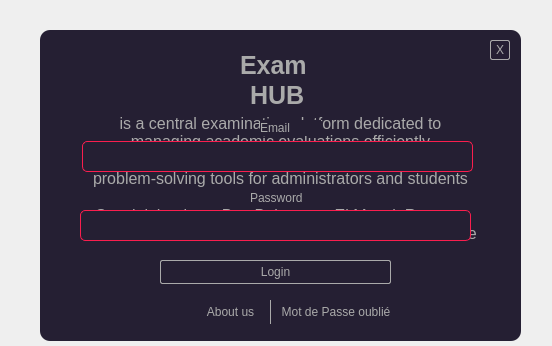
<?xml version="1.0" encoding="UTF-8"?>
<ui version="4.0">
 <class>Login</class>
 <widget class="QDialog" name="Login">
  <property name="geometry">
   <rect>
    <x>0</x>
    <y>0</y>
    <width>552</width>
    <height>346</height>
   </rect>
  </property>
  <property name="windowTitle">
   <string>Dialog</string>
  </property>
  <property name="styleSheet">
   <string notr="true">QFrame{
background-color:#251F33;
border-radius: 10px;
}
QPushButton{
background-color: #251F33;
}</string>
  </property>
  <widget class="QFrame" name="frame">
   <property name="geometry">
    <rect>
     <x>40</x>
     <y>30</y>
     <width>481</width>
     <height>311</height>
    </rect>
   </property>
   <property name="styleSheet">
    <string notr="true">QPushButton{
background-color: #251F33;
}
QLineEdit{
border: 1px solid #FA1E4E;
color: #aaaaaa;
border-radius:5px;
background-color:#251F33;
}

QLineEdit:hover{
color: #aaaaaa;
border: 1px solid #01FE01;
}
#pass_forgot{
color: #aaaaaa;
font-family: 'Special Gothic Condensed One', sans-serif;
border:none;
border-left: 1px solid #aaaaaa;
}
#pass_forgot:hover{
color:#bbbbbb;
}
#pushButton_2{
color: #aaaaaa;
font-family: 'Special Gothic Condensed One', sans-serif;
border:none;
}
#pushButton_2:hover{
color:#bbbbbb;
}
#pushButton_3{
color: #aaaaaa;
font-family: 'Special Gothic Condensed One', sans-serif;
border-radius:2px;
border:1px solid #aaaaaa;
}
#pushButton_3:hover{
color:#251f33;
border :1px solid #bbbbbb;
background-color: #aaaaaa;
}
#label{
color: #aaaaaa;
font-family: 'Special Gothic Condensed One', sans-serif;
}
#label_2{
color: #aaaaaa;
font-family: 'Special Gothic Condensed One', sans-serif;
}
#label_3{
font-family: 'Special Gothic Condensed One', sans-serif;
color:#aaaaaa;
font-size:25px;
font-weight:bold;
font-style:normal;
}
#textEdit{
font-family: 'Special Gothic Condensed One', sans-serif;
color:#aaaaaa;
font-style:normal;
}
#label_4{
font-family: 'Special Gothic Condensed One', sans-serif;
color:#aaaaaa;
font-size:25px;
font-weight:bold;
font-style:normal;
}
#label_5{
font-family: 'Special Gothic Condensed One', sans-serif;
color:#aaaaaa;
font-size:25px;
font-weight:bold;
font-style:normal;
}
#pushButton{
color: #aaaaaa;
font-family: 'Special Gothic Condensed One', sans-serif;
border-radius:2px;
border:1px solid #aaaaaa;
}
#pushButton:hover{
color:#ff1f33;
border :1px solid #ffbbbb;
background-color: #aaaaaa;
}</string>
   </property>
   <property name="frameShape">
    <enum>QFrame::Shape::StyledPanel</enum>
   </property>
   <property name="frameShadow">
    <enum>QFrame::Shadow::Raised</enum>
   </property>
   <widget class="QLineEdit" name="email_label">
    <property name="geometry">
     <rect>
      <x>42</x>
      <y>111</y>
      <width>391</width>
      <height>31</height>
     </rect>
    </property>
    <property name="styleSheet">
     <string notr="true"/>
    </property>
   </widget>
   <widget class="QLineEdit" name="pass_label">
    <property name="geometry">
     <rect>
      <x>40</x>
      <y>180</y>
      <width>391</width>
      <height>31</height>
     </rect>
    </property>
    <property name="styleSheet">
     <string notr="true"/>
    </property>
   </widget>
   <widget class="QPushButton" name="pass_forgot">
    <property name="geometry">
     <rect>
      <x>230</x>
      <y>270</y>
      <width>131</width>
      <height>24</height>
     </rect>
    </property>
    <property name="cursor">
     <cursorShape>PointingHandCursor</cursorShape>
    </property>
    <property name="text">
     <string>Mot de Passe oublié</string>
    </property>
   </widget>
   <widget class="QPushButton" name="pushButton_2">
    <property name="geometry">
     <rect>
      <x>160</x>
      <y>270</y>
      <width>61</width>
      <height>24</height>
     </rect>
    </property>
    <property name="cursor">
     <cursorShape>PointingHandCursor</cursorShape>
    </property>
    <property name="text">
     <string>About us</string>
    </property>
   </widget>
   <widget class="QPushButton" name="pushButton_3">
    <property name="geometry">
     <rect>
      <x>120</x>
      <y>230</y>
      <width>231</width>
      <height>24</height>
     </rect>
    </property>
    <property name="text">
     <string>Login</string>
    </property>
   </widget>
   <widget class="QLabel" name="label">
    <property name="geometry">
     <rect>
      <x>210</x>
      <y>160</y>
      <width>61</width>
      <height>16</height>
     </rect>
    </property>
    <property name="text">
     <string>Password</string>
    </property>
   </widget>
   <widget class="QLabel" name="label_2">
    <property name="geometry">
     <rect>
      <x>220</x>
      <y>90</y>
      <width>61</width>
      <height>16</height>
     </rect>
    </property>
    <property name="text">
     <string>Email</string>
    </property>
   </widget>
   <widget class="QLabel" name="label_3">
    <property name="geometry">
     <rect>
      <x>200</x>
      <y>20</y>
      <width>71</width>
      <height>31</height>
     </rect>
    </property>
    <property name="text">
     <string>Exam</string>
    </property>
   </widget>
   <widget class="QLabel" name="label_4">
    <property name="geometry">
     <rect>
      <x>210</x>
      <y>50</y>
      <width>71</width>
      <height>31</height>
     </rect>
    </property>
    <property name="text">
     <string>HUB</string>
    </property>
   </widget>
   <widget class="QPushButton" name="pushButton">
    <property name="geometry">
     <rect>
      <x>450</x>
      <y>10</y>
      <width>20</width>
      <height>20</height>
     </rect>
    </property>
    <property name="text">
     <string>X</string>
    </property>
   </widget>
   <widget class="QTextEdit" name="textEdit">
    <property name="geometry">
     <rect>
      <x>40</x>
      <y>80</y>
      <width>401</width>
      <height>181</height>
     </rect>
    </property>
    <property name="html">
     <string>&lt;!DOCTYPE HTML PUBLIC &quot;-//W3C//DTD HTML 4.0//EN&quot; &quot;http://www.w3.org/TR/REC-html40/strict.dtd&quot;&gt;
&lt;html&gt;&lt;head&gt;&lt;meta name=&quot;qrichtext&quot; content=&quot;1&quot; /&gt;&lt;meta charset=&quot;utf-8&quot; /&gt;&lt;style type=&quot;text/css&quot;&gt;
p, li { white-space: pre-wrap; }
hr { height: 1px; border-width: 0; }
li.unchecked::marker { content: &quot;\2610&quot;; }
li.checked::marker { content: &quot;\2612&quot;; }
&lt;/style&gt;&lt;/head&gt;&lt;body style=&quot; font-family:'Special Gothic Condensed One','sans-serif'; font-size:9pt; font-weight:400; font-style:normal;&quot;&gt;
&lt;p align=&quot;center&quot; style=&quot; margin-top:0px; margin-bottom:0px; margin-left:0px; margin-right:0px; -qt-block-indent:0; text-indent:0px;&quot;&gt;&lt;span style=&quot; font-size:12pt;&quot;&gt;is a central examination platform dedicated to managing academic evaluations efficiently&lt;/span&gt;&lt;/p&gt;
&lt;p align=&quot;center&quot; style=&quot; margin-top:0px; margin-bottom:0px; margin-left:0px; margin-right:0px; -qt-block-indent:0; text-indent:0px;&quot;&gt;&lt;span style=&quot; font-size:12pt;&quot;&gt;It handles diverse exam formats and offers intelligent problem-solving tools for administrators and students alike&lt;/span&gt;&lt;/p&gt;
&lt;p align=&quot;center&quot; style=&quot; margin-top:0px; margin-bottom:0px; margin-left:0px; margin-right:0px; -qt-block-indent:0; text-indent:0px;&quot;&gt;&lt;span style=&quot; font-size:12pt;&quot;&gt;Special thanks to Ben Belgacem, El Mezni, Ramma, Gmati, and Ghaith for their contributions to this initiative&lt;/span&gt;&lt;/p&gt;&lt;/body&gt;&lt;/html&gt;</string>
    </property>
   </widget>
   <zorder>textEdit</zorder>
   <zorder>label_4</zorder>
   <zorder>email_label</zorder>
   <zorder>pass_label</zorder>
   <zorder>pass_forgot</zorder>
   <zorder>pushButton_2</zorder>
   <zorder>pushButton_3</zorder>
   <zorder>label</zorder>
   <zorder>label_2</zorder>
   <zorder>label_3</zorder>
   <zorder>pushButton</zorder>
  </widget>
 </widget>
 <resources/>
 <connections/>
</ui>
